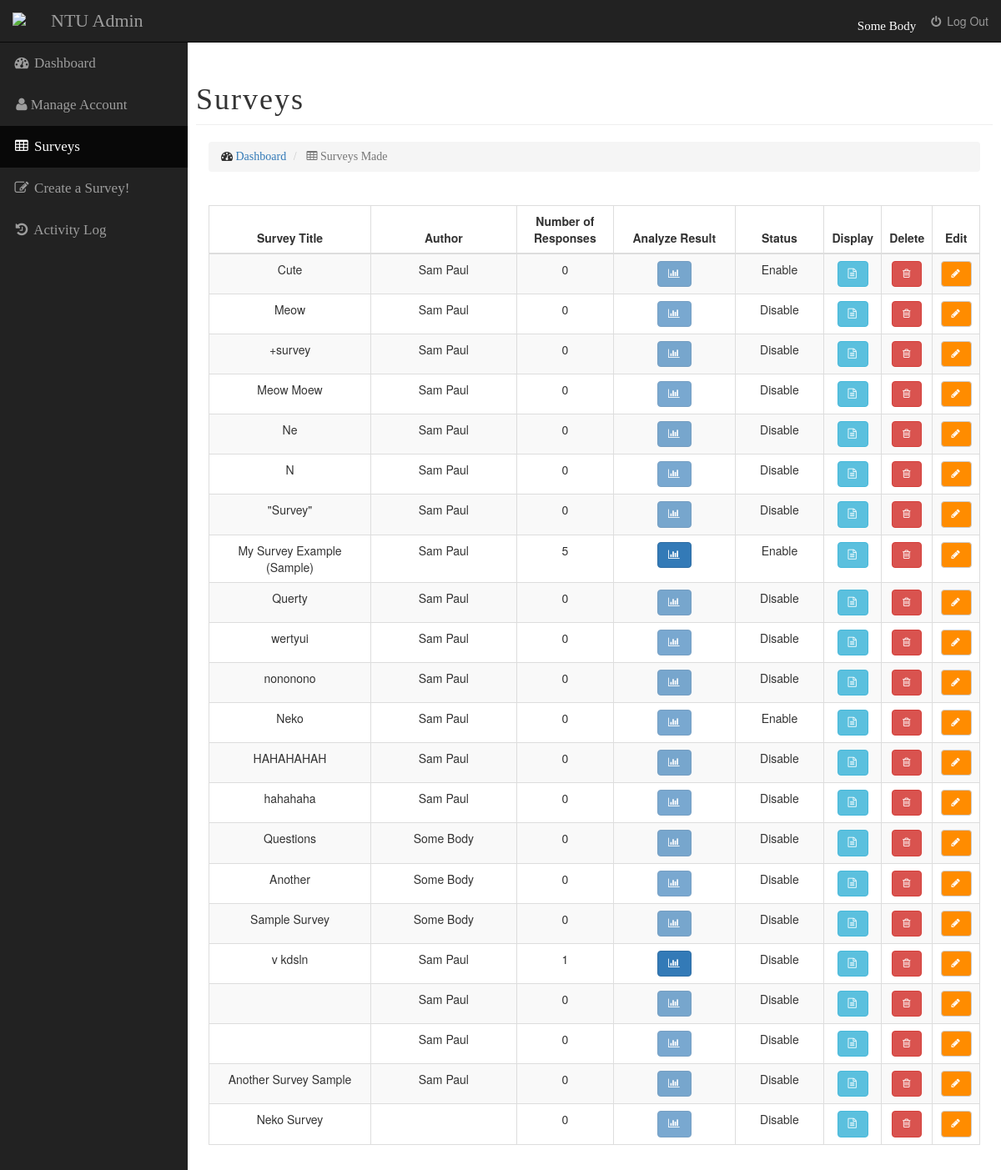
The page /admin/survey.php (signed in) on the database its author committed.
### tables this page shows
CREATE TABLE `user` (
  `userId` int(11) NOT NULL AUTO_INCREMENT,
  `type` enum('Admin','Supervisor','Respondent') NOT NULL DEFAULT 'Respondent',
  `firstName` varchar(45) NOT NULL,
  `lastName` varchar(45) NOT NULL,
  `department` varchar(45) NOT NULL,
  `team` varchar(45) NOT NULL DEFAULT 'none',
  `email` varchar(45) NOT NULL,
  `password` varchar(45) NOT NULL,
  `status` binary(1) DEFAULT NULL,
  `empNum` varchar(45) NOT NULL,
  PRIMARY KEY (`userId`),
  UNIQUE KEY `userid_UNIQUE` (`userId`),
  UNIQUE KEY `email_UNIQUE` (`email`)
);

CREATE TABLE `survey` (
  `surveyId` int(11) NOT NULL AUTO_INCREMENT,
  `surveyTitle` varchar(45) NOT NULL,
  `userRequired` varchar(5) NOT NULL,
  `dateCreated` date NOT NULL,
  `author` int(11) NOT NULL,
  `status` enum('Enable','Disable') DEFAULT 'Disable',
  PRIMARY KEY (`surveyId`),
  UNIQUE KEY `surveyId_UNIQUE` (`surveyId`),
  KEY `user_fk_idx` (`author`)
);

### admin/survey.php (the view, shortened to what this page needs)
<!DOCTYPE html>
<html lang="en">
<head>
    <link href="css/bootstrap.min.css" rel="stylesheet">
    <link href="css/sb-admin.css" rel="stylesheet">
    <link href="css/style.css" rel="stylesheet" type="text/css">
    <link href="font-awesome/css/font-awesome.min.css" rel="stylesheet" type="text/css">
</head>
<body>
    <?php
        $ntu_survey = new mysqli("localhost", "root", "", "ntu_survey");
    ?>
    <div id="wrapper">
       <nav class="navbar navbar-inverse navbar-fixed-top" role="navigation">
            <div class="navbar-header">
                <a href="../admin/index.php"><img src="../landing/img/lg.png" class="navbar-brand"></a>
                <a class="navbar-brand branding" href="../admin/index.php">NTU Admin</a>
            </div>
            <ul class="nav navbar-right top-nav">
                 <li class="welcomeMessage">
                     <br>
                     <?php
                                $email = $_SESSION['username'];
                                $sql="SELECT firstname, lastname FROM user WHERE email = '$email'";
                                if ($result=mysqli_query($ntu_survey,$sql)){
                                    while ($row=mysqli_fetch_row($result)){
                                        printf ("%s %s \n",$row[0],$row[1]);
                                    }
                                    }
                    ?>
                </li>
                <li>
                    <a href="../landing/index.php" name="Logout"><i class="fa fa-fw fa-power-off"></i> Log Out</a>
                </li>
            </ul>
            <div class="collapse navbar-collapse navbar-ex1-collapse">
                <ul class="nav navbar-nav side-nav navigation">
                    <li>
                        <a href="index.php"><i class="fa fa-fw fa-dashboard"></i> Dashboard</a>
                    </li>
                    <li >
                        <a href="manage.php"><i class="fa fa-fw fa-user"></i>Manage Account</a>
                    </li>
                    <li class="active">
                        <a href="survey.php"><i class="fa fa-fw fa-table"></i> Surveys</a>
                    </li>
                    <li >
                        <a href="create.php"><i class="fa fa-fw fa-edit"></i> Create a Survey!</a>
                    </li>
                    <li >
                        <a href="log.php"><i class="fa fa-fw fa-history"></i> Activity Log</a>
                    </li>
                </ul>
            </div>
        </nav>
        <div id="page-wrapper">
            <div class="container-fluid">
                <div class="row font">
                    <div class="col-lg-12">
                        <div class="row">
                            <h1 class="page-header head">
                                Surveys
                            </h1>
                        </div>
                        <ol class="breadcrumb">
                            <li>
                                <i class="fa fa-dashboard"></i>  <a href="index.php">Dashboard</a>
                            </li>
                            <li class="active">
                                <i class="fa fa-table"></i> Surveys Made
                            </li>
                        </ol>
                    </div>
                </div>
                <br>
                <div class="row">
                    <div class="col-lg-12">
                                 <?php
                                    $survey="SELECT survey.surveyTitle, CONCAT(firstname,' ',lastname),  ifnull(COUNT(response.surveyId),0), survey.surveyId, survey.status FROM user RIGHT JOIN survey on author = userId LEFT JOIN response using(surveyId) GROUP BY survey.surveyTitle, survey.author, survey.surveyId, survey.status ORDER BY survey.surveyId DESC";
                                    if ($result=mysqli_query($ntu_survey, $survey)) {
                                        if(mysqli_num_rows($result) > 0) {
                                    ?>
                        <div class="table-responsive">
                            <table class="table table-bordered table-hover table-striped">
                                <thead>
                                    <tr>
                                        <th class="text-center" style="width: 20%;" >Survey Title</th>
                                        <th class="text-center" style="width: 18%;" >Author</th>
                                        <th class="text-center" style="width: 12%;">Number of Responses</th>
                                        <th class="text-center" style="width: 15%;">Analyze Result</th>
                                        <th class="text-center" style="width: 11%;">Status</th>
                                        <th class="text-center" style="width: 5%;">Display</th>
                                        <th class="text-center" style="width: 5%;">Delete</th>
                                        <th class="text-center" style="width: 5%;">Edit</th>
                                    </tr>
                                </thead>
                                    <?php
                                            while ($row=mysqli_fetch_row($result)) {
                                                $count=$row[2];
                                                echo "<tr>";
                                                echo "<td class='text-center'> $row[0] </td>";
                                                echo "<td class='text-center'> $row[1] </td>";
                                                echo "<td class='text-center'>$row[2] </td>";
                                    ?>
                                    <?php
                                                if($count==0){
                                                    echo "<td class='text-center'><form action='survey.php' method='POST'><a href='analyze.php?survey=$row[3]' class='btn btn-primary' role='button' name='analyze' disabled><i class='fa fa-bar-chart' aria-hidden='true'></i></a></form></td>";
                                                }else{
                                                    echo "<td class='text-center'><form action='survey.php' method='POST'><a href='analyze.php?survey=$row[3]' class='btn btn-primary' role='button' name='analyze'><i class='fa fa-bar-chart' aria-hidden='true'></i></a></form></td>";
                                                }
                                    ?>
                                <?php
                                                echo "<td class='text-center'>$row[4]</td>";
                                                echo "<td class='text-center'><form action='survey.php' method='POST'><a href='show.php?survey=$row[3]' class='btn btn-info' role='button' name='show'><i class='fa fa-file-text-o' aria-hidden='true'></i></a></form></td>";
                                                echo "<td class='text-center'>
                                                        <div class='btn-group'>
                                                           <form action='survey.php' method='POST'>
                                                                <input type='hidden' name='sId' value='$row[3]'>
                                                               <button type='submit' class='btn btn-danger' name='del'><i class='fa fa-trash-o' aria-hidden='true'></i></button>
                                                            </form>
                                                        </div>
                                                    </td>";
                                                echo "<td class='text-center'>
                                                            <form action='survey.php' method='POST'>
                                                                 <a href='editSurvey.php?survey=$row[3]'><button type='button' class='btn btn-default edit' name='edit'><i class='fa fa-pencil' aria-hidden='true'></i></button></a>
                                                            </form>
                                                      </td>";
                                                echo "</tr>";
                                            }
                                        }else{
                                            echo "Meow Create";
                                        }
                                    }
                                ?>
                            </table>
                        </div>
                    </div>
                </div>
            </div>
        </div>
    </div>
</body>
</html>

### respondent/css/sb-admin.css (style rules this page uses)
body { margin-top: 100px; background-color: #222; }
@media (min-width:768px) { body { margin-top: 50px; } }
#wrapper { padding-left: 0; }
#page-wrapper { width: 100%; padding: 0; background-color: #fff; }
@media (min-width:768px) { #wrapper { padding-left: 225px; } }
@media (min-width:768px) { #page-wrapper { padding: 10px; } }
.top-nav { padding: 0 15px; }
.top-nav>li { display: inline-block; float: left; }
.top-nav>li>a { padding-top: 15px; padding-bottom: 15px; line-height: 20px; color: #999; }
@media (min-width:768px) { .side-nav { position: fixed; top: 51px; left: 225px; width: 225px; margin-left: -225px; border: none; border-radius: 0; overflow-y: auto; background-color: #222; bottom: 0; overflow-x: hidden; padding-bottom: 40px; } }
@media (min-width:768px) { .side-nav>li>a { width: 225px; } }

### admin/css/style.css (style rules this page uses)
.navigation { font-size: 17px; font-family: Myriad; }
.welcomeMessage { color: white; font-size: 15px; font-family: Myriad; }
.branding { font-family: Myriad; font-size: 22px; }
.font { font-family: Myriad; }
.edit { background-color: darkorange; }
.btn { font-family: Tahoma; color: white; font-size: 12px; letter-spacing: 1px; }
.head { font-family: Tahoma; letter-spacing: 2px; }

### rows shown on the page
user: firstName "Some", lastName "Body"
survey: surveyTitle "Cute", row "Sam Paul", row "0", status "Enable"
survey: surveyTitle "Meow", row "Sam Paul", row "0", status "Disable"
survey: surveyTitle "+survey", row "Sam Paul", row "0", status "Disable"
survey: surveyTitle "Meow Moew", row "Sam Paul", row "0", status "Disable"
survey: surveyTitle "Ne", row "Sam Paul", row "0", status "Disable"
survey: surveyTitle "N", row "Sam Paul", row "0", status "Disable"
survey: surveyTitle "\"Survey\"", row "Sam Paul", row "0", status "Disable"
survey: surveyTitle "My Survey Example (Sample)", row "Sam Paul", row "5", status "Enable"
survey: surveyTitle "Querty", row "Sam Paul", row "0", status "Disable"
survey: surveyTitle "wertyui", row "Sam Paul", row "0", status "Disable"
survey: surveyTitle "nononono", row "Sam Paul", row "0", status "Disable"
survey: surveyTitle "Neko", row "Sam Paul", row "0", status "Enable"
survey: surveyTitle "HAHAHAHAH", row "Sam Paul", row "0", status "Disable"
survey: surveyTitle "hahahaha", row "Sam Paul", row "0", status "Disable"
survey: surveyTitle "Questions", row "Some Body", row "0", status "Disable"
survey: surveyTitle "Another", row "Some Body", row "0", status "Disable"
survey: surveyTitle "Sample Survey", row "Some Body", row "0", status "Disable"
survey: surveyTitle "v kdsln", row "Sam Paul", row "1", status "Disable"
survey: row "Sam Paul", row "0", status "Disable"
survey: row "Sam Paul", row "0", status "Disable"
survey: surveyTitle "Another Survey Sample", row "Sam Paul", row "0", status "Disable"
survey: surveyTitle "Neko Survey", row "0", status "Disable"
